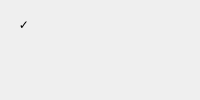
<?xml version="1.0" encoding="UTF-8"?>
<ui version="4.0">
 <class>AlbumCardForm</class>
 <widget class="QFrame" name="albumCard">
  <property name="cursor"><cursorShape>PointingHandCursor</cursorShape></property>
  <layout class="QVBoxLayout" name="albumCardLayout">
   <property name="leftMargin"><number>8</number></property>
   <property name="topMargin"><number>8</number></property>
   <property name="rightMargin"><number>8</number></property>
   <property name="bottomMargin"><number>8</number></property>
   <property name="spacing"><number>0</number></property>
   <item>
    <widget class="QLabel" name="albumCover">
     <property name="alignment"><set>Qt::AlignmentFlag::AlignCenter</set></property>
     <property name="text"><string></string></property>
    </widget>
   </item>
   <item>
    <widget class="QLabel" name="albumTitle">
     <property name="minimumSize"><size><width>0</width><height>34</height></size></property>
     <property name="maximumSize"><size><width>16777215</width><height>34</height></size></property>
     <property name="alignment"><set>Qt::AlignmentFlag::AlignLeading|Qt::AlignmentFlag::AlignLeft|Qt::AlignmentFlag::AlignTop</set></property>
     <property name="wordWrap"><bool>true</bool></property>
     <property name="text"><string></string></property>
    </widget>
   </item>
   <item>
    <layout class="QHBoxLayout" name="albumTagsLayout">
     <property name="leftMargin"><number>0</number></property>
     <property name="topMargin"><number>0</number></property>
     <property name="rightMargin"><number>0</number></property>
     <property name="bottomMargin"><number>0</number></property>
     <property name="spacing"><number>4</number></property>
    </layout>
   </item>
  </layout>
  <widget class="QLabel" name="albumCheckmark">
   <property name="geometry"><rect><x>12</x><y>12</y><width>24</width><height>24</height></rect></property>
   <property name="minimumSize"><size><width>24</width><height>24</height></size></property>
   <property name="maximumSize"><size><width>24</width><height>24</height></size></property>
   <property name="alignment"><set>Qt::AlignmentFlag::AlignCenter</set></property>
   <property name="text"><string>&#x2713;</string></property>
  </widget>
  <widget class="QLabel" name="albumMeta">
   <property name="geometry"><rect><x>30</x><y>12</y><width>180</width><height>20</height></rect></property>
   <property name="alignment"><set>Qt::AlignmentFlag::AlignRight|Qt::AlignmentFlag::AlignVCenter</set></property>
   <property name="text"><string></string></property>
  </widget>
 </widget>
 <resources/>
 <connections/>
</ui>
